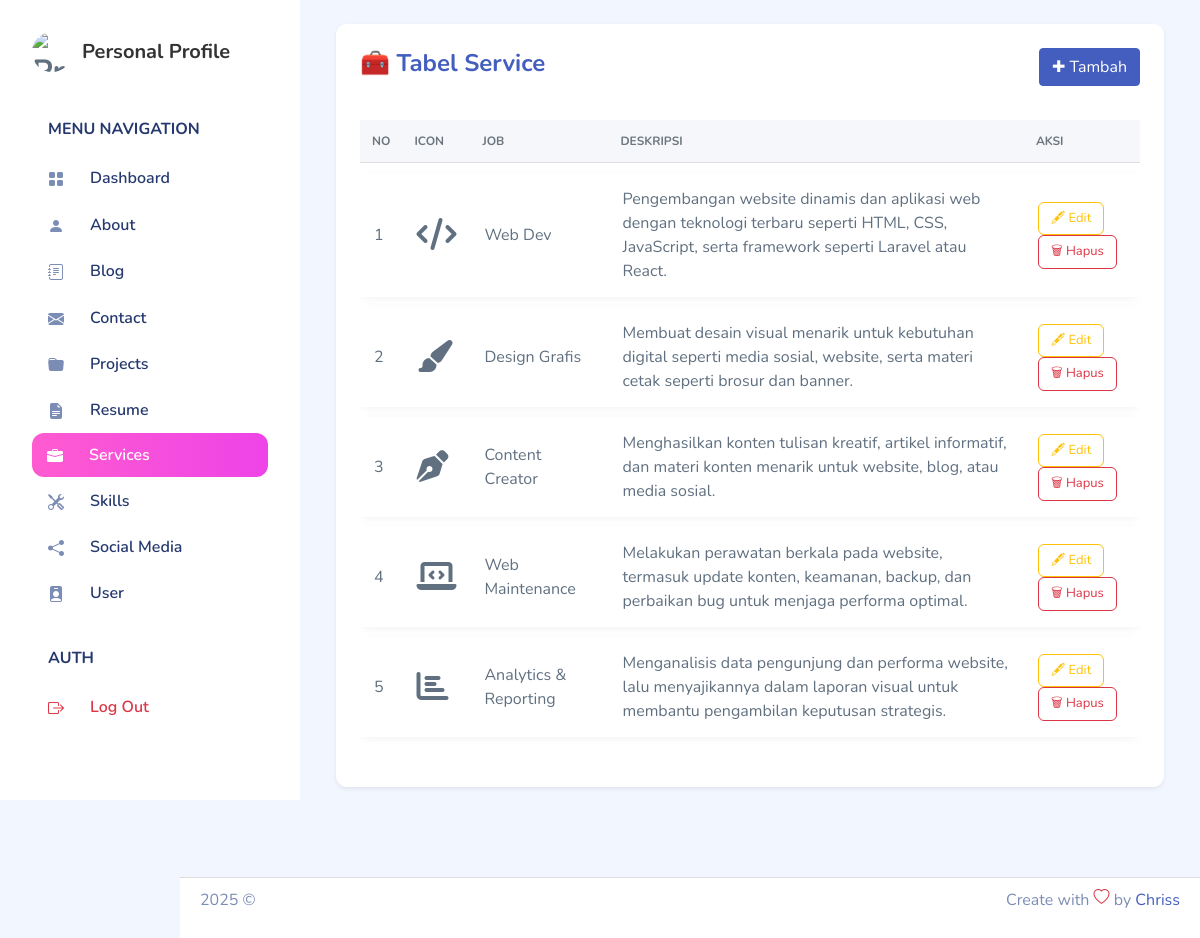
Screenshot of /backend/pages/service/index.php with the database file from the repository.
### tables this page shows
CREATE TABLE `services` (
  `id` int NOT NULL,
  `icon` varchar(100) NOT NULL,
  `job` varchar(255) NOT NULL,
  `description` text,
  `created_at` timestamp NULL DEFAULT CURRENT_TIMESTAMP,
  `updated_at` timestamp NULL DEFAULT CURRENT_TIMESTAMP ON UPDATE CURRENT_TIMESTAMP
);

### backend/pages/service/index.php (the view, shortened to what this page needs)
<?php
include "../../../config/koneksi.php";
$qServices = "SELECT * FROM services";
$result = mysqli_query($connect, $qServices) or die(mysqli_error($connect));
?>
<?php include '../../partials/header.php'; ?>
<?php include '../../partials/sidebar.php'; ?>
<div class="container-fluid page-body-wrapper">
    <div id="main" class="p-4">
        <div class="card border-0 shadow-sm">
            <div class="card-body">
                <div class="table-responsive">
                    <div class="d-flex align-items-center justify-content-between mb-4">
                        <h4 class="fw-bold text-primary">🧰 Tabel Service</h4>
                        <a href="./create.php" class="btn btn-primary">✚ Tambah</a>
                    </div>
                    <table class="table table-modern align-middle">
                        <thead>
                            <tr>
                                <th>No</th>
                                <th>Icon</th>
                                <th>Job</th>
                                <th>Deskripsi</th>
                                <th>Aksi</th>
                            </tr>
                        </thead>
                        <tbody>
                            <?php
                            $no = 1;
                            while ($item = mysqli_fetch_object($result)):
                            ?>
                                <tr>
                                    <td><?= $no ?></td>
                                    <td>
                                        <i class="<?= $item->icon ?>" style="font-size:2rem"></i>
                                    </td>
                                    <td><?= htmlspecialchars($item->job) ?></td>
                                    <td><?= $item->description ?></td>
                                    <td>
                                        <a href="./edit.php?id=<?= $item->id ?>" class="btn btn-outline-warning btn-sm btn-action">🖋 Edit</a>
                                        <a href="../../action/service/destroy.php?id=<?= $item->id ?>"
                                            onclick="return confirm('Apakah Anda yakin ingin menghapus data ini?')" class="btn btn-outline-danger btn-sm btn-action"> 🗑 Hapus</a>
                                    </td>
                                </tr>
                            <?php
                                $no++;
                            endwhile;
                            ?>
                        </tbody>
                    </table>
                </div>
            </div>
        </div>
        <?php include '../../partials/footer.php'; ?>
    </div>
</div>

### backend/pages/service/index.php (style rules this page uses)
.table-modern { border-collapse: separate; border-spacing: 0 10px; }
.table-modern thead th { background-color: #f5f7fa; color: #6c757d; text-transform: uppercase; font-size: 12px; font-weight: bold; border: none; padding: 12px; }
.table-modern tbody tr { background-color: #ffffff; box-shadow: 0 2px 8px rgba(0, 0, 0, 0.05); border-radius: 10px; transition: all 0.2s ease-in-out; }
.table-modern td { border: none; padding: 14px; vertical-align: middle; }
.btn-action { border-radius: 6px; padding: 6px 12px; font-size: 13px; }

### backend/partials/footer.php (style rules this page uses)
html, body { height: 100%; margin: 0; }
#main { flex: 1; padding-bottom: 60px; }

### rows the page displays
services: job "Web Dev", description "Pengembangan website dinamis dan aplikasi web dengan teknologi terbaru seperti HTML, CSS, JavaScript, serta framework seperti Laravel atau React."
services: job "Design Grafis", description "Membuat desain visual menarik untuk kebutuhan digital seperti media sosial, website, serta materi cetak seperti brosur dan banner."
services: job "Content Creator", description "Menghasilkan konten tulisan kreatif, artikel informatif, dan materi konten menarik untuk website, blog, atau media sosial."
services: job "Web Maintenance", description "Melakukan perawatan berkala pada website, termasuk update konten, keamanan, backup, dan perbaikan bug untuk menjaga performa optimal."
services: job "Analytics & Reporting", description "Menganalisis data pengunjung dan performa website, lalu menyajikannya dalam laporan visual untuk membantu pengambilan keputusan strategis."
